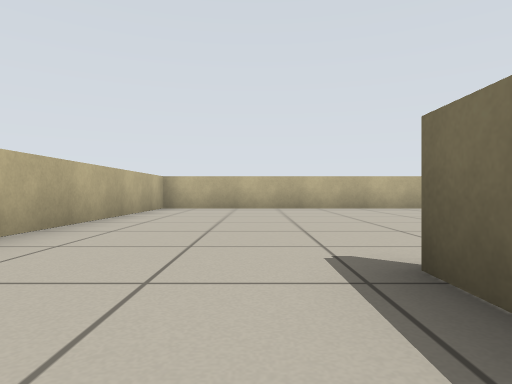
[1] (above)

14 first-person views from a walk through a Stage world. The camera is 0.41 m above the floor, looks level and sees 75° across. Floor lines are 1 m apart. The floor is counted in squares, 1 m on a side. Each view is taken from the middle of a square. On the plan, view 1 faces up. The plan holds only what a view shows up to about 9 squares ahead; the rest is blank. The robots in the file are not drawn.

[2]
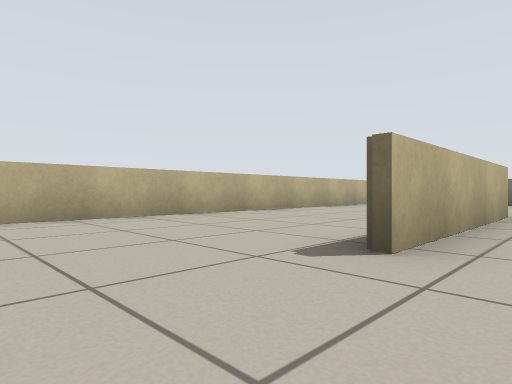

[3]
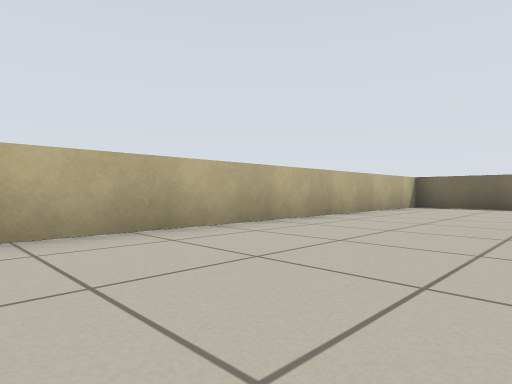

[4]
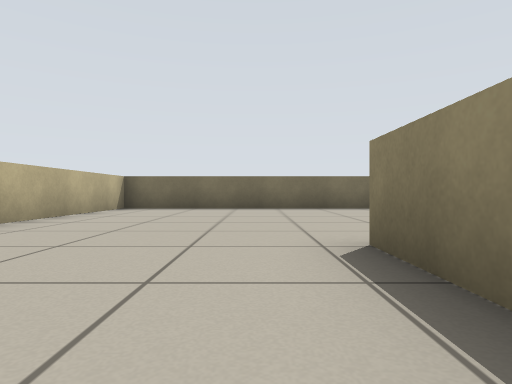

[5]
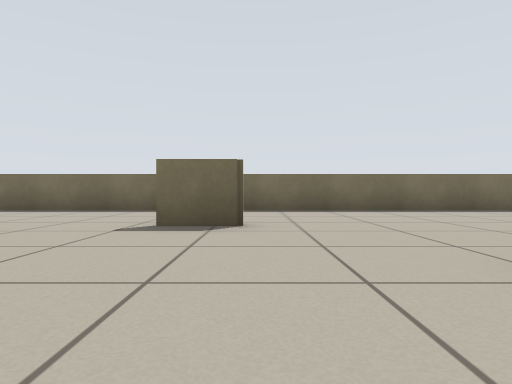

[6]
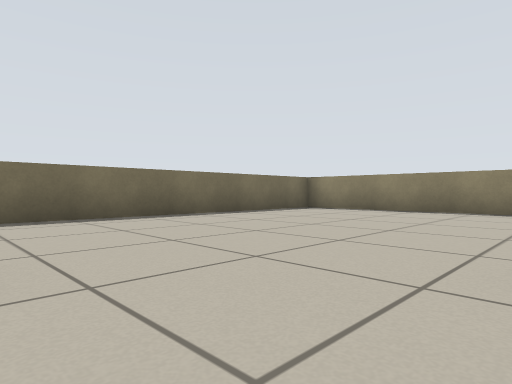

[7]
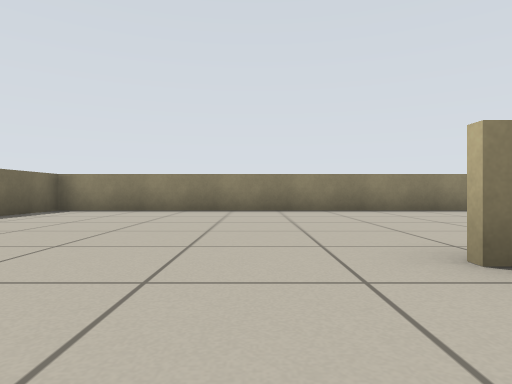

[8]
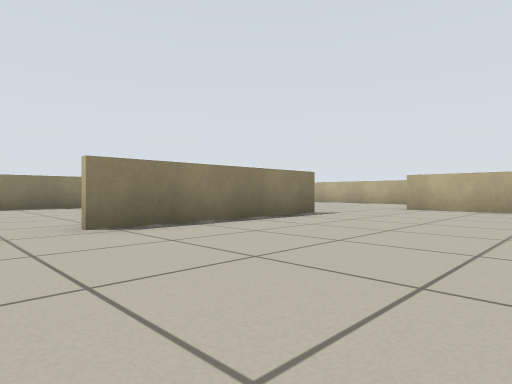

[9]
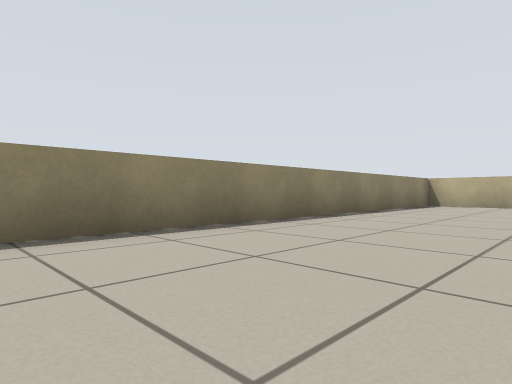

[10]
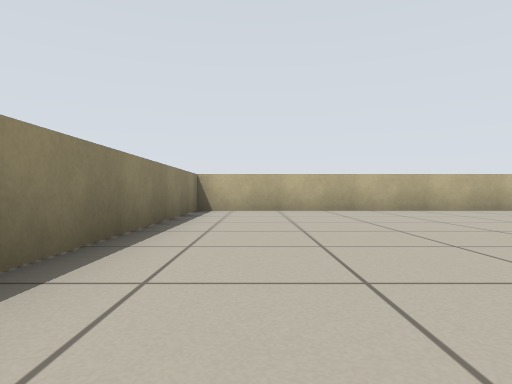

[11]
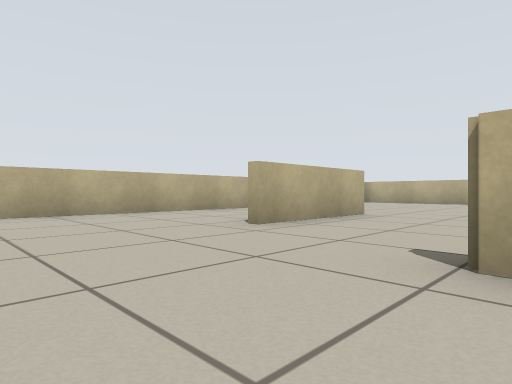

[12]
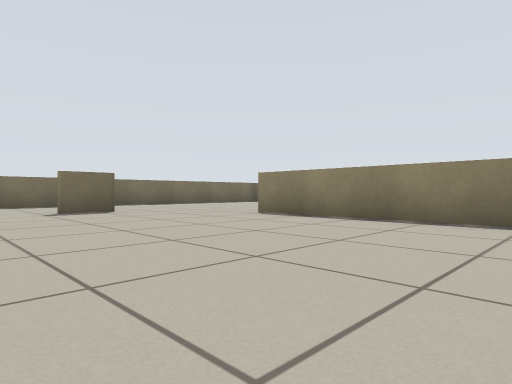

[13]
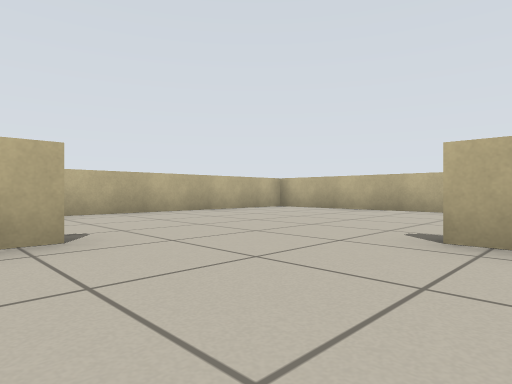

[14]
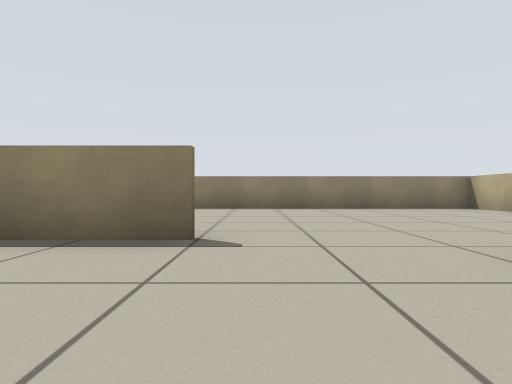

### Floor plan
Points are (right, up) in squares from view 1. A wall is a line through its corners. A room is listed if a view was taken in it or the views show most of it. See-through windows are left out.
Room 1 (views 1, 2, 3, 4, 5, 6, 7, 8, 9, 10, 11, 12, 13, 14)
walls: (3.5, -1.8) (7.9, -1.8); (10, 0.1) (10, 1.2); (6.1, 4.1) (7.6, 4.1); (7.6, 3.9) (3.1, 3.9); (0.9, 1) (0.9, 1.8); (1, 1.9) (1, -1.1); (13.3, -7.3) (13.3, 8.3) (-2.3, 8.3) (-2.3, -7.3) (13.3, -7.3)

Positions as (right, up) in squares from view 1, and headings:
1: (0, 0), facing up
2: (1, 3), facing up-right
3: (4, 5), facing up-right
4: (5, 5), facing right
5: (6, 0), facing right
6: (8, 0), facing down-right
7: (9, 0), facing down
8: (9, 2), facing down-left
9: (8, -4), facing down-left
10: (5, -6), facing left
11: (4, -4), facing up-left
12: (3, 3), facing down-right
13: (4, 1), facing up-left
14: (3, 1), facing down
